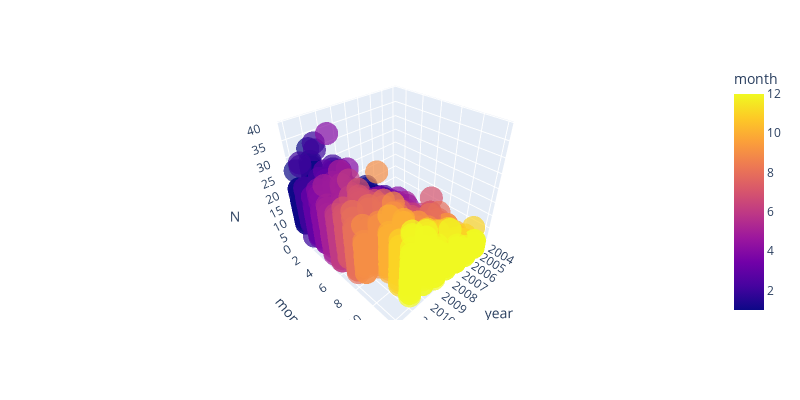

The cell this chart's notebook holds for it:
### Code cell
# Create a 3D scatter plot using flight data
fig = px.scatter_3d(date_flagged, x='year', y='month', z='N', color='month',
                   opacity=0.7, width=800, height=400)
fig

### Figure 1 — Plotly figure (JSON) as saved in the notebook; plotly's stock layout.template omitted (floating-point values rounded to 4 significant figures; data arrays with more than 128 entries replaced by an {"elided": "..."} marker saying what was removed)
{"data": [{"hovertemplate": "year=%{x}<br>month=%{marker.color}<br>N=%{z}<extra></extra>", "legendgroup": "", "marker": {"color": {"elided": "2388 int values"}, "coloraxis": "coloraxis", "opacity": 0.7, "symbol": "circle"}, "mode": "markers", "name": "", "scene": "scene", "showlegend": false, "type": "scatter3d", "x": {"elided": "2388 int values"}, "y": {"elided": "2388 int values"}, "z": {"elided": "2388 int values"}}], "layout": {"coloraxis": {"colorbar": {"title": {"text": "month"}}, "colorscale": [[0, "#0d0887"], [0.1111, "#46039f"], [0.2222, "#7201a8"], [0.3333, "#9c179e"], [0.4444, "#bd3786"], [0.5556, "#d8576b"], [0.6667, "#ed7953"], [0.7778, "#fb9f3a"], [0.8889, "#fdca26"], [1, "#f0f921"]]}, "height": 400, "legend": {"tracegroupgap": 0}, "margin": {"t": 60}, "scene": {"domain": {"x": [0, 1], "y": [0, 1]}, "xaxis": {"title": {"text": "year"}}, "yaxis": {"title": {"text": "month"}}, "zaxis": {"title": {"text": "N"}}}, "width": 800}}
